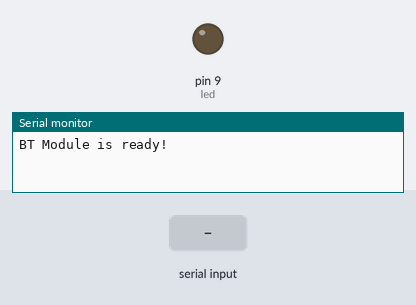
The sketch below on a simulated Arduino Uno, built with avr-gcc and run on an emulated ATmega328P. Shown: output pins drawn as LEDs (lit = HIGH), the last lines printed to the serial monitor. Inputs (shaded band) come from the test bench.

Above: at 4.2 s.
4.3 s: "1" received over the second serial link
At 4.9 s:
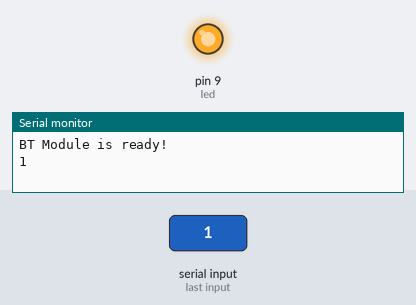
5.8 s: "0" received over the second serial link
At 6.1 s:
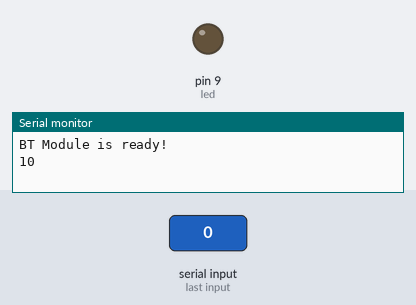
Timing chart, 0 to 8.8 s (numbered marks = the images above; inputs shaded):
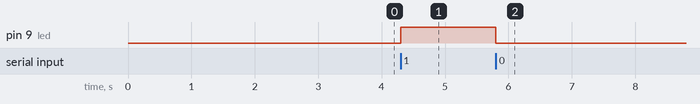

Measured:
- after the input at 4.3 s, pin 9 (led): LOW → HIGH at once
- after the input at 5.8 s, pin 9 (led): HIGH → LOW at once

The sketch:

SOB13.ino
```cpp
/* SOB 13
HC-06  arduino
VCC---> 5V
GND--->GND
TXD--->D2
RXD--->D3
*/
int led =9;
#include "SoftwareSerial.h"
// Using software serial port, can speak digital port analog into serial port
SoftwareSerial BT(4, 5);  //BT(rx,tx)
char val;  //Store received variables

void setup() {
  pinMode(led, OUTPUT);
  Serial.begin(9600);   //Serial Port Connection with Computer
  Serial.println("BT Module is ready!");
  BT.begin(9600);  //set baud rate
 delay(3000); //delay 5000ms
  BT.print("AT"); //Send AT.
}

void loop() {
  //If the serial port receives the data, it outputs it to the Bluetooth serial port.
  if (Serial.available()) {
    val = Serial.read();
    BT.print(val);
  }

  //If the Bluetooth module data is received, it is output to the screen.
  if (BT.available()) {
    val = BT.read();
    Serial.print(val);

    if (val=='1')
    {
     digitalWrite(led, HIGH);

    }
    else if (val=='0')
    {
     digitalWrite(led, LOW);

    }

  }
}
```
